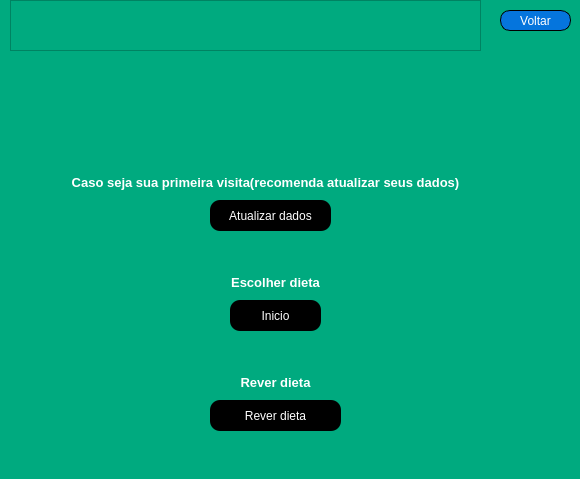
<?xml version="1.0" encoding="UTF-8"?>
<ui version="4.0">
 <class>MainWindow</class>
 <widget class="QMainWindow" name="MainWindow">
  <property name="geometry">
   <rect>
    <x>0</x>
    <y>0</y>
    <width>580</width>
    <height>479</height>
   </rect>
  </property>
  <property name="windowTitle">
   <string>MainWindow</string>
  </property>
  <property name="styleSheet">
   <string notr="true">background-color: rgb(0, 170, 127);</string>
  </property>
  <widget class="QWidget" name="centralwidget">
   <widget class="QLabel" name="label">
    <property name="geometry">
     <rect>
      <x>70</x>
      <y>-50</y>
      <width>401</width>
      <height>211</height>
     </rect>
    </property>
    <property name="styleSheet">
     <string notr="true">color: rgb(255, 255, 255);</string>
    </property>
    <property name="text">
     <string/>
    </property>
    <property name="pixmap">
     <pixmap>../Icons/welcome_PNG34.png</pixmap>
    </property>
    <property name="scaledContents">
     <bool>true</bool>
    </property>
   </widget>
   <widget class="QPushButton" name="btnLogout">
    <property name="geometry">
     <rect>
      <x>500</x>
      <y>10</y>
      <width>71</width>
      <height>21</height>
     </rect>
    </property>
    <property name="styleSheet">
     <string notr="true">font: 75 8pt &quot;MS Shell Dlg 2&quot;;
font: 8pt &quot;MV Boli&quot;;
color: rgb(255, 255, 255);
border-radius:10px;
background-color: rgb(5, 117, 221);
border: 1px solid black;</string>
    </property>
    <property name="text">
     <string>Voltar</string>
    </property>
   </widget>
   <widget class="QPushButton" name="btn_atualizaao_dados">
    <property name="geometry">
     <rect>
      <x>210</x>
      <y>200</y>
      <width>121</width>
      <height>31</height>
     </rect>
    </property>
    <property name="maximumSize">
     <size>
      <width>16777215</width>
      <height>16777215</height>
     </size>
    </property>
    <property name="styleSheet">
     <string notr="true">font: 12pt &quot;MS Shell Dlg 2&quot;;
font: 10pt &quot;MV Boli&quot;;
color: rgb(255, 255, 255);
background-color: rgb(0, 0, 0);
border-radius:10px;
</string>
    </property>
    <property name="text">
     <string>Atualizar dados</string>
    </property>
   </widget>
   <widget class="QLabel" name="label_2">
    <property name="geometry">
     <rect>
      <x>50</x>
      <y>170</y>
      <width>431</width>
      <height>25</height>
     </rect>
    </property>
    <property name="maximumSize">
     <size>
      <width>1600</width>
      <height>25</height>
     </size>
    </property>
    <property name="text">
     <string>&lt;html&gt;&lt;head/&gt;&lt;body&gt;&lt;p&gt;&lt;span style=&quot; font-size:10pt; font-weight:600; color:#ffffff;&quot;&gt;Caso seja sua primeira visita(recomenda atualizar seus dados)&lt;/span&gt;&lt;/p&gt;&lt;/body&gt;&lt;/html&gt;</string>
    </property>
    <property name="alignment">
     <set>Qt::AlignCenter</set>
    </property>
   </widget>
   <widget class="QPushButton" name="btn_inicio">
    <property name="geometry">
     <rect>
      <x>230</x>
      <y>300</y>
      <width>91</width>
      <height>31</height>
     </rect>
    </property>
    <property name="styleSheet">
     <string notr="true">font: 12pt &quot;MS Shell Dlg 2&quot;;
font: 10pt &quot;MV Boli&quot;;
color: rgb(255, 255, 255);
background-color: rgb(0, 0, 0);
border-radius:10px;
</string>
    </property>
    <property name="text">
     <string>Inicio</string>
    </property>
   </widget>
   <widget class="QPushButton" name="btn_rever">
    <property name="geometry">
     <rect>
      <x>210</x>
      <y>400</y>
      <width>131</width>
      <height>31</height>
     </rect>
    </property>
    <property name="styleSheet">
     <string notr="true">font: 12pt &quot;MS Shell Dlg 2&quot;;
font: 10pt &quot;MV Boli&quot;;
color: rgb(255, 255, 255);
background-color: rgb(0, 0, 0);
border-radius:10px;
</string>
    </property>
    <property name="text">
     <string>Rever dieta</string>
    </property>
   </widget>
   <widget class="QFrame" name="frame">
    <property name="geometry">
     <rect>
      <x>10</x>
      <y>0</y>
      <width>471</width>
      <height>51</height>
     </rect>
    </property>
    <property name="frameShape">
     <enum>QFrame::StyledPanel</enum>
    </property>
    <property name="frameShadow">
     <enum>QFrame::Raised</enum>
    </property>
   </widget>
   <widget class="QLabel" name="label_3">
    <property name="geometry">
     <rect>
      <x>220</x>
      <y>270</y>
      <width>111</width>
      <height>25</height>
     </rect>
    </property>
    <property name="maximumSize">
     <size>
      <width>1600</width>
      <height>25</height>
     </size>
    </property>
    <property name="text">
     <string>&lt;html&gt;&lt;head/&gt;&lt;body&gt;&lt;p&gt;&lt;span style=&quot; font-size:10pt; font-weight:600; color:#ffffff;&quot;&gt;Escolher dieta&lt;/span&gt;&lt;/p&gt;&lt;/body&gt;&lt;/html&gt;</string>
    </property>
    <property name="alignment">
     <set>Qt::AlignCenter</set>
    </property>
   </widget>
   <widget class="QLabel" name="label_4">
    <property name="geometry">
     <rect>
      <x>210</x>
      <y>370</y>
      <width>131</width>
      <height>25</height>
     </rect>
    </property>
    <property name="maximumSize">
     <size>
      <width>1600</width>
      <height>25</height>
     </size>
    </property>
    <property name="text">
     <string>&lt;html&gt;&lt;head/&gt;&lt;body&gt;&lt;p&gt;&lt;span style=&quot; font-size:10pt; font-weight:600; color:#ffffff;&quot;&gt;Rever dieta&lt;/span&gt;&lt;/p&gt;&lt;/body&gt;&lt;/html&gt;</string>
    </property>
    <property name="alignment">
     <set>Qt::AlignCenter</set>
    </property>
   </widget>
  </widget>
 </widget>
 <resources/>
 <connections/>
</ui>
